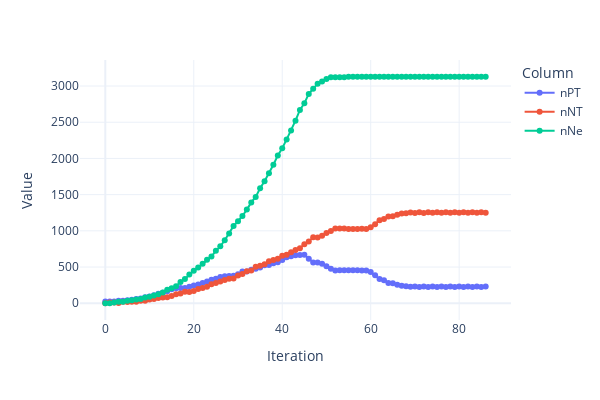

Notebook code for this chart:
### Code cell
plot_columns_vs_iteration(one_file,['nPT','nNT', 'nNe'])

### Figure 1 — Plotly figure (JSON) as saved in the notebook; plotly's stock layout.template omitted (floating-point values rounded to 4 significant figures)
{"data": [{"hovertemplate": "Column=nPT<br>Iteration=%{x}<br>Value=%{y}<extra></extra>", "legendgroup": "nPT", "line": {"color": "#636efa", "dash": "solid"}, "marker": {"symbol": "circle"}, "mode": "lines+markers", "name": "nPT", "orientation": "v", "showlegend": true, "type": "scatter", "x": [0, 1, 2, 3, 4, 5, 6, 7, 8, 9, 10, 11, 12, 13, 14, 15, 16, 17, 18, 19, 20, 21, 22, 23, 24, 25, 26, 27, 28, 29, 30, 31, 32, 33, 34, 35, 36, 37, 38, 39, 40, 41, 42, 43, 44, 45, 46, 47, 48, 49, 50, 51, 52, 53, 54, 55, 56, 57, 58, 59, 60, 61, 62, 63, 64, 65, 66, 67, 68, 69, 70, 71, 72, 73, 74, 75, 76, 77, 78, 79, 80, 81, 82, 83, 84, 85, 86], "xaxis": "x", "y": [25, 25, 23, 33, 33, 41, 48, 60, 67, 83, 92, 109, 130, 146, 164, 194, 208, 210, 212, 229, 245, 258, 279, 302, 324, 340, 364, 372, 375, 381, 400, 437, 437, 464, 478, 495, 526, 528, 551, 565, 596, 634, 649, 662, 666, 671, 614, 564, 562, 547, 511, 478, 453, 455, 456, 456, 456, 456, 451, 453, 430, 388, 335, 318, 281, 277, 257, 241, 236, 227, 233, 225, 232, 225, 231, 225, 231, 225, 231, 225, 231, 225, 231, 225, 231, 225, 231], "yaxis": "y"}, {"hovertemplate": "Column=nNT<br>Iteration=%{x}<br>Value=%{y}<extra></extra>", "legendgroup": "nNT", "line": {"color": "#EF553B", "dash": "solid"}, "marker": {"symbol": "circle"}, "mode": "lines+markers", "name": "nNT", "orientation": "v", "showlegend": true, "type": "scatter", "x": [0, 1, 2, 3, 4, 5, 6, 7, 8, 9, 10, 11, 12, 13, 14, 15, 16, 17, 18, 19, 20, 21, 22, 23, 24, 25, 26, 27, 28, 29, 30, 31, 32, 33, 34, 35, 36, 37, 38, 39, 40, 41, 42, 43, 44, 45, 46, 47, 48, 49, 50, 51, 52, 53, 54, 55, 56, 57, 58, 59, 60, 61, 62, 63, 64, 65, 66, 67, 68, 69, 70, 71, 72, 73, 74, 75, 76, 77, 78, 79, 80, 81, 82, 83, 84, 85, 86], "xaxis": "x", "y": [0, 11, 12, 5, 20, 16, 19, 22, 35, 34, 51, 58, 71, 81, 84, 100, 123, 134, 158, 155, 168, 197, 212, 229, 264, 278, 300, 322, 339, 343, 382, 404, 442, 451, 505, 517, 539, 580, 599, 614, 655, 671, 703, 734, 759, 814, 852, 912, 907, 933, 970, 998, 1032, 1032, 1032, 1024, 1024, 1024, 1029, 1027, 1050, 1092, 1145, 1162, 1199, 1203, 1223, 1239, 1244, 1253, 1247, 1255, 1248, 1255, 1249, 1255, 1249, 1255, 1249, 1255, 1249, 1255, 1249, 1255, 1249, 1255, 1249], "yaxis": "y"}, {"hovertemplate": "Column=nNe<br>Iteration=%{x}<br>Value=%{y}<extra></extra>", "legendgroup": "nNe", "line": {"color": "#00cc96", "dash": "solid"}, "marker": {"symbol": "circle"}, "mode": "lines+markers", "name": "nNe", "orientation": "v", "showlegend": true, "type": "scatter", "x": [0, 1, 2, 3, 4, 5, 6, 7, 8, 9, 10, 11, 12, 13, 14, 15, 16, 17, 18, 19, 20, 21, 22, 23, 24, 25, 26, 27, 28, 29, 30, 31, 32, 33, 34, 35, 36, 37, 38, 39, 40, 41, 42, 43, 44, 45, 46, 47, 48, 49, 50, 51, 52, 53, 54, 55, 56, 57, 58, 59, 60, 61, 62, 63, 64, 65, 66, 67, 68, 69, 70, 71, 72, 73, 74, 75, 76, 77, 78, 79, 80, 81, 82, 83, 84, 85, 86], "xaxis": "x", "y": [0, 0, 9, 21, 21, 34, 43, 52, 60, 78, 89, 108, 123, 150, 188, 206, 236, 293, 335, 398, 448, 492, 547, 601, 646, 724, 786, 870, 963, 1068, 1133, 1205, 1293, 1393, 1469, 1589, 1684, 1795, 1912, 2042, 2141, 2263, 2386, 2521, 2669, 2761, 2891, 2963, 3032, 3064, 3096, 3120, 3120, 3120, 3120, 3128, 3128, 3128, 3128, 3128, 3128, 3128, 3128, 3128, 3128, 3128, 3128, 3128, 3128, 3128, 3128, 3128, 3128, 3128, 3128, 3128, 3128, 3128, 3128, 3128, 3128, 3128, 3128, 3128, 3128, 3128, 3128], "yaxis": "y"}], "layout": {"height": 400, "legend": {"title": {"text": "Column"}, "tracegroupgap": 0}, "margin": {"t": 60}, "width": 600, "xaxis": {"anchor": "y", "domain": [0, 1], "title": {"text": "Iteration"}}, "yaxis": {"anchor": "x", "domain": [0, 1], "title": {"text": "Value"}}}}
